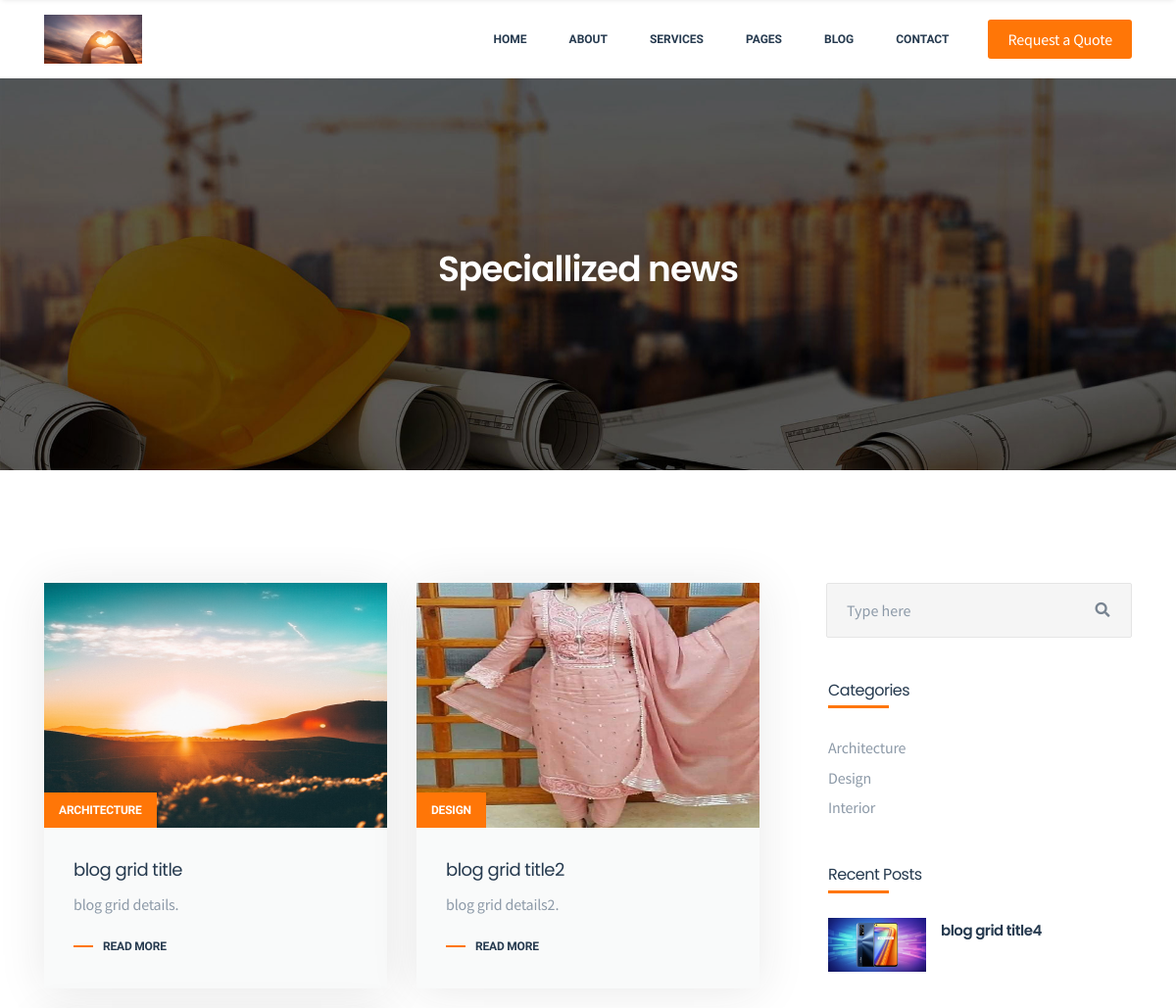
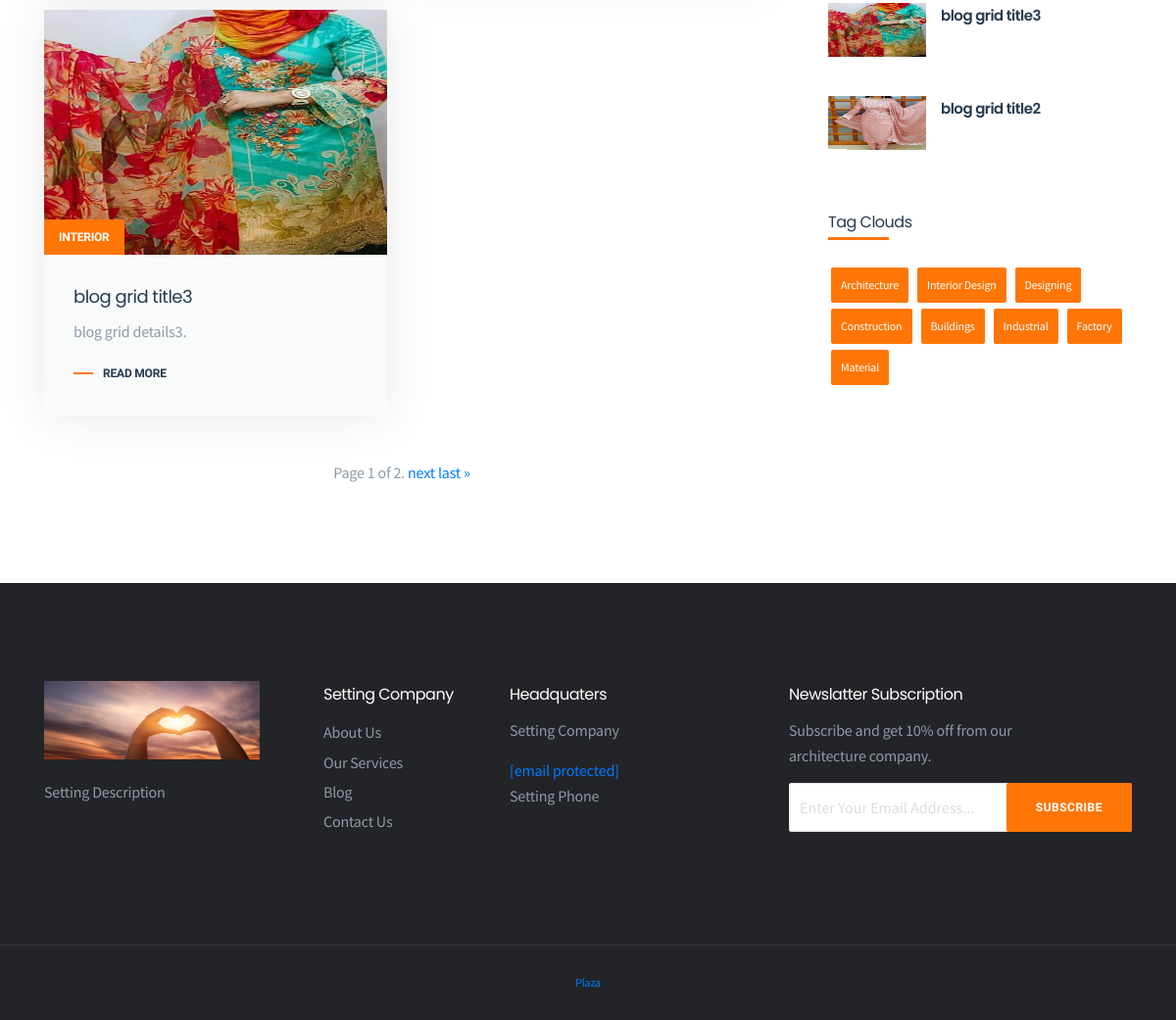
Screenshot of /blog/ with the database file from the repository (2 pictures, top to bottom).
### PlazaApp/models.py (models this page shows, shortened)
class Setting(models.Model):
    STATUS = (
        ('True', 'True'),
        ('False', 'False'),
    )
    title = models.CharField(max_length = 155)
    keywords = models.CharField(max_length = 250)
    description = models.CharField(max_length = 250)
    company = models.CharField(max_length = 50)
    address = models.CharField(blank = True, max_length = 100)
    phone = models.CharField(blank = True, max_length = 15)
    fax = models.CharField(blank = True, max_length = 15)
    email = models.CharField(blank = True, max_length = 50)
    smtpserver = models.CharField(blank = True, max_length = 50)
    smtpemail = models.CharField(blank = True, max_length = 50)
    smtppassword = models.CharField(blank = True, max_length = 50)
    smtpport = models.CharField(blank = True, max_length = 50)
    icon = models.ImageField(blank = True, upload_to = 'images/')
    facebook = models.URLField(blank = True, max_length = 50)
    instagram = models.URLField(blank = True, max_length = 50)
    twitter = models.URLField(blank = True, max_length = 50)
    youtube = models.URLField(blank = True, max_length = 50)
    aboutus = models.TextField(blank = True)
    contact = models.TextField(blank = True)
    references = models.TextField(blank = True)
    status = models.CharField(max_length = 10, choices = STATUS)
    created_at = models.DateTimeField(auto_now_add = True)
    updated_at = models.DateTimeField(auto_now = True)

### Blog/models.py (models this page shows, shortened)
class BlogGrid(models.Model):
    STATUS = (
        ('True', 'True'),
        ('False', 'False'),
    )
    title = models.CharField(max_length = 200)
    cons_category = models.ForeignKey(ConstructionCategory, on_delete = models.CASCADE)
    image = models.ImageField(upload_to = 'blog/')
    details = models.TextField()
    status = models.CharField(max_length = 40, choices = STATUS)
    created_at = models.DateTimeField(auto_now_add = True)
    updated_at = models.DateTimeField(auto_now = True)
    def imageurl(self):
        if self.image:
            return self.image.url
        else:
            return ""
    def image_tag(self):
        return mark_safe('<img src="{}" heigths="70" width="60" />'.format(self.image.url))
    image_tag.short_description = 'image'

### Construct/models.py (models this page shows)
class ConstructionCategory(models.Model):
    STATUS = (
        ('True', 'True'),
        ('False', 'False'),
    )
    title = models.CharField(max_length = 155)
    keywords = models.CharField(max_length = 100)
    details = models.TextField()
    image = models.ImageField(blank = True, upload_to = 'construct_category/')
    status = models.CharField(max_length = 20, choices = STATUS)
    slug = models.SlugField(null = True, unique = True)
    created_at = models.DateTimeField(auto_now_add = True)
    updated_at = models.DateTimeField(auto_now = True)
    def __str__(self):
        return self.title

### Blog/views.py (the view)
# urls.py: path('', BlogView, name = 'BlogView'),
def BlogView(request):
    bloggrid = BlogGrid.objects.all()
    recentpost = BlogGrid.objects.all().order_by('-id')[:3]
    setting = get_object_or_404(Setting, id=1)
    paginator = Paginator(bloggrid, 3) # Show 3 images per page.
    page_number = request.GET.get('page')
    page_obj = paginator.get_page(page_number)
    context = {
        'setting': setting,
        'recentpost':recentpost,
        'page_obj':page_obj,
        }
    return render(request, 'blogview.html', context)

### Blog/templates/blogview.html (shortened to what this page needs)
{% extends 'home.html' %}
{% load static %}
{% block container %}
<section class="page-header padding">
<div class="container">
<div class="page-content text-center">
<h2>Speciallized news</h2>
</div>
</div>
</section>
<section class="blog-section padding">
    <div class="container">
    <div class="blog-wrap row">
    <div class="col-lg-8 sm-padding">
    <div class="row">
        {% for p in page_obj %}
    <div class="col-sm-6 padding-15">
    <div class="blog-item box-shadow">
    <div class="blog-thumb">
    <img src="{{p.imageurl}}" style="height: 250px;" alt="post">
    <span class="category"><a href="{% url 'BlogView'%}">{{p.cons_category}}</a></span>
    </div>
    <div class="blog-content">
    <h3><a href="#">{{p.title}}</a></h3>
    <p>{{p.details}}.</p>
    <a href="#" class="read-more">Read More</a>
    </div>
    </div>
    </div>
        {% endfor %}
    </div>
    <div class="pagination-wrap text-center mt-30">
        <span class="step-links">
            <span class="current">
                Page {{ page_obj.number }} of {{ page_obj.paginator.num_pages }}.
            </span>
            {% if page_obj.has_next %}
                <a href="?page={{ page_obj.next_page_number }}">next</a>
                <a href="?page={{ page_obj.paginator.num_pages }}">last &raquo;</a>
            {% endif %}
        </span>
    </div>
    </div>
    <div class="col-lg-4 padding-15">
    <div class="sidebar-wrap">
    <div class="widget-content">
    <form action="#" class="search-form">
    <input type="text" class="form-control" placeholder="Type here">
    <button class="search-btn" type="button"><i class="fa fa-search"></i></button>
    </form>
    </div>
    <div class="widget-content">
    <h4>Categories</h4>
    <ul class="widget-links">
        {% for r in page_obj %}
    <li><a href="#">{{r.cons_category}}</a></li>
        {% endfor %}
    </ul>
    </div>
    <div class="widget-content">
    <h4>Recent Posts</h4>
    <ul class="thumb-post">
        {% for q in recentpost %}
    <li><img src="{{q.imageurl}}" style="height: 55px;" alt="post"><a href="#">{{q.title}}</a></li>
        {% endfor %}
    </ul>
    </div>
    <div class="widget-content">
    <h4>Tag Clouds</h4>
    <ul class="tags">
    <li><a href="#">Architecture</a></li>
    <li><a href="#">Interior Design</a></li>
    <li><a href="#">Designing</a></li>
    <li><a href="#">Construction</a></li>
    <li><a href="#">Buildings</a></li>
    <li><a href="#">Industrial</a></li>
    <li><a href="#">Factory</a></li>
    <li><a href="#">Material</a></li>
    </ul>
    </div>
    </div>
    </div>
    </div>
    </div>
    </section>
{% endblock container %}

### PlazaApp/templates/header.html (shortened to what this page needs)
{% load static %}
<header class="header">
    <div class="primary-header">
    <div class="container">
    <div class="primary-header-inner">
    <div class="header-logo">
    <a href="{%url 'home'%}"><img src="{{setting.icon.url}}" style="height: 50px; width: 100px" alt="Indico"></a>
    </div>
    <div class="header-menu-wrap">
    <ul class="dl-menu">
    <li><a href="{% url 'home' %}">Home</a>
    </li>
    <li><a href="{%url 'aboutus'%}">About</a>
    </li>
    <li><a href="{%url 'ServicesView'%}">Services</a>
    </li>
    <li><a href="#">Pages</a>
    </li>
    <li><a href="{%url 'BlogView'%}">Blog</a>
    </li>
    <li><a href="{%url 'ContactView'%}">Contact</a></li>
    </ul>
    </div>
    <div class="header-right">
    <a class="menu-btn" href="#">Request a Quote</a>
    </div>
    </div>
    </div>
    </div>
    </header>

### PlazaApp/templates/footer.html (shortened to what this page needs)
{% load static %}
<section class="widget-section padding">
    <div class="container">
    <div class="row">
    <div class="col-lg-3 col-sm-6 sm-padding">
    <div class="widget-content">
    <a href=""><img src="{{setting.icon.url}}" style="height: 80px; width: 220px" alt="brand"></a>
    <p>{{setting.description}}</p>
    </div>
    </div>
    <div class="col-lg-2 col-sm-6 sm-padding">
    <div class="widget-content">
    <h4>{{setting.company}}</h4>
    <ul class="widget-links">
    <li><a href="{% url 'aboutus' %}">About Us</a></li>
    <li><a href="{% url 'ServicesView' %}">Our Services</a></li>
    <li><a href="{% url 'BlogView' %}">Blog</a></li>
    <li><a href="{% url 'ContactView' %}">Contact Us</a></li>
    </ul>
    </div>
    </div>
    <div class="col-lg-3 col-sm-6 sm-padding">
    <div class="widget-content">
    <h4>Headquaters</h4>
    <p>{{setting.company}}</p>
    <span><a href="{{setting.email}}" class="__cf_email__" data-cfemail="a8e0cdc4c4c7e8e9c4cdd0c9fcc0cdc5cd86c6cddc">[email&#160;protected]</a></span>
    <span>{{setting.phone}}</span>
    </div>
    </div>
    <div class="col-lg-4 col-sm-6 sm-padding">
    <div class="widget-content">
    <h4>Newslatter Subscription</h4>
    <p>Subscribe and get 10% off from our <br>architecture company.</p>
    <div class="subscribe-box clearfix">
    <div class="subscribe-form-wrap">
    <form action="#" class="subscribe-form">
    <input type="email" name="email" id="subs-email" class="form-input" placeholder="Enter Your Email Address...">
    <button type="submit" class="submit-btn">Subscribe</button>
    </form>
    </div>
    </div>
    </div>
    </div>
    </div>
    </div>
    </section>
    <footer class="footer-section align-center">
    <div class="container">
    <p><a href="http://127.0.0.1:8000/">Plaza</a></p>
    </div>
    </footer>

### rows the page displays
Setting: icon (picture), description "Setting Description", company "Setting Company", phone "Setting Phone"
BlogGrid: imageurl (picture), cons_category "ARCHITECTURE", title "blog grid title", details "blog grid details", cons_category "Architecture"
BlogGrid: imageurl (picture), cons_category "DESIGN", title "blog grid title2", details "blog grid details2", cons_category "Design"
BlogGrid: imageurl (picture), cons_category "INTERIOR", title "blog grid title3", details "blog grid details3", cons_category "Interior"
BlogGrid: imageurl (picture), title "blog grid title4"

### other values shown
{{ page_obj.number }} "1"
{{ page_obj.paginator.num_pages }} "2"
